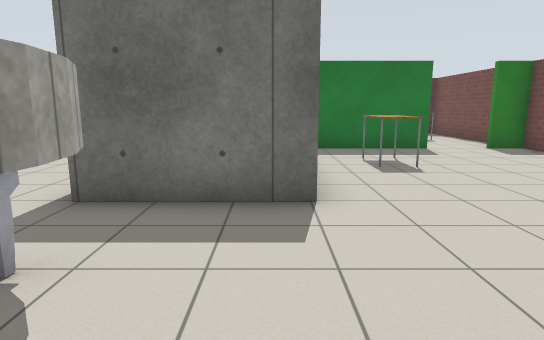
[1] (above)

24 first-person views from a walk through a Gazebo world. The camera is 1.2 m above the floor, tilts 10° down and sees 75° across. The lines on the ground mark 1 m squares. The floor is counted in squares, 1 m on a side. Each view is taken from the middle of a square. On the plan, view 1 faces up. The plan holds only what a view shows up to about 14 squares ahead; the rest is blank. The robots in the file are not drawn. Simple patterns stand in for the simulator's built-in surfaces. Some stock models are drawn as simple stand-ins. Some surface patterns are stand-ins.

[2]
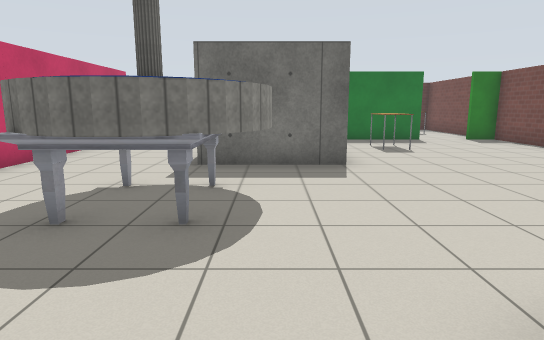

[3]
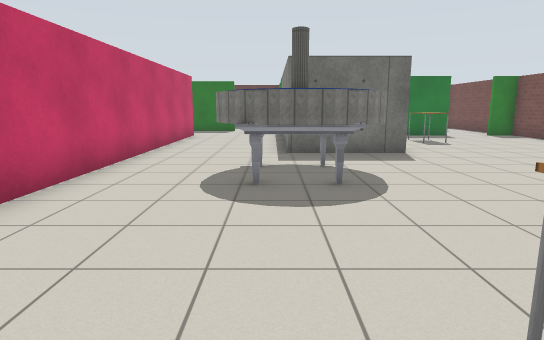

[4]
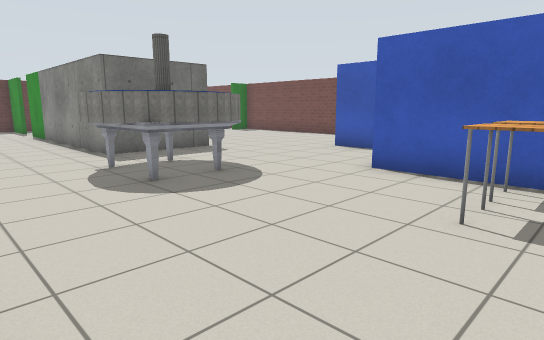

[5]
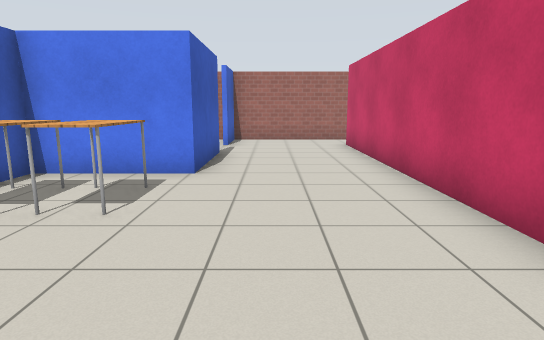

[6]
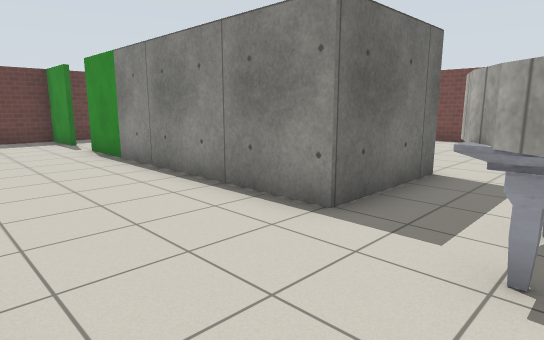

[7]
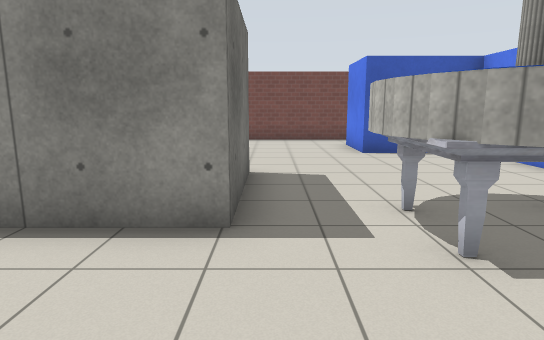

[8]
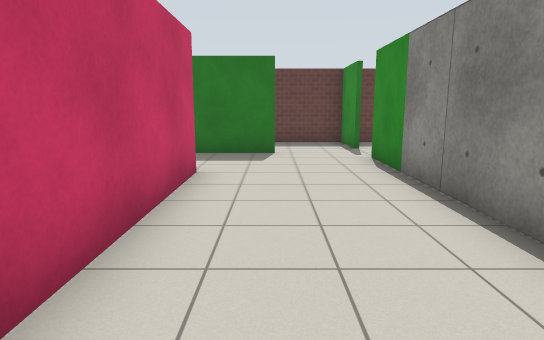

[9]
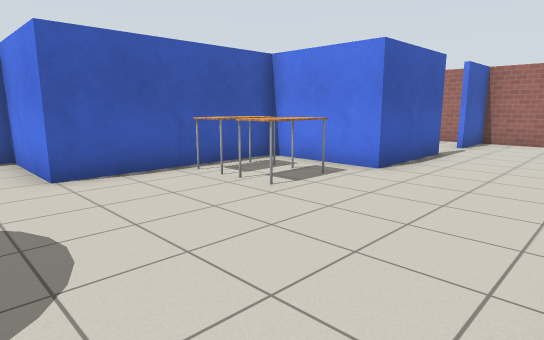

[10]
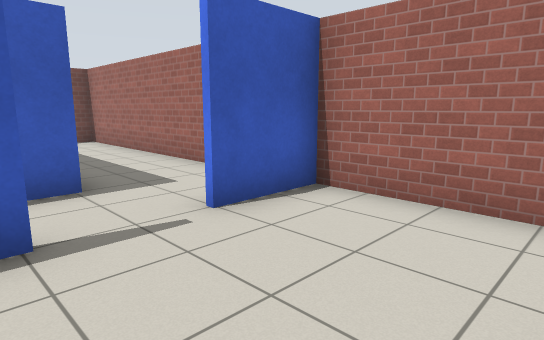

[11]
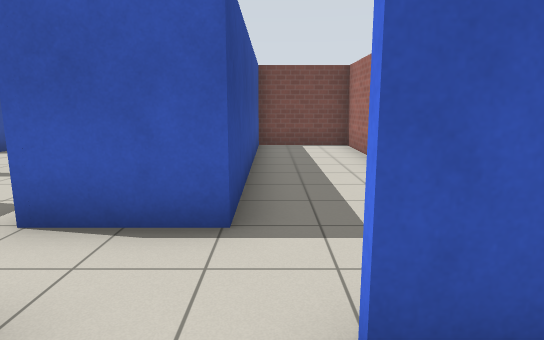

[12]
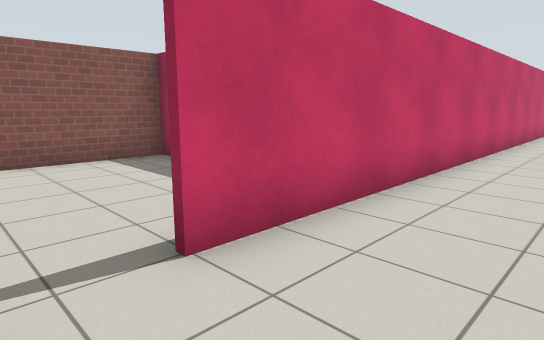

[13]
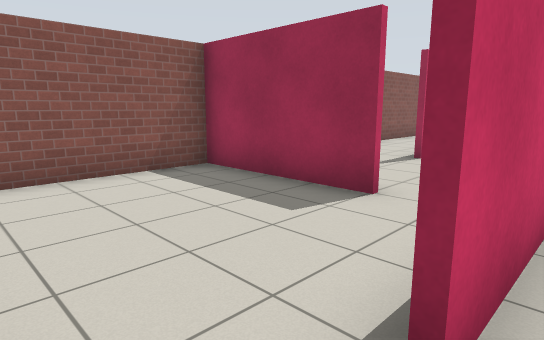

[14]
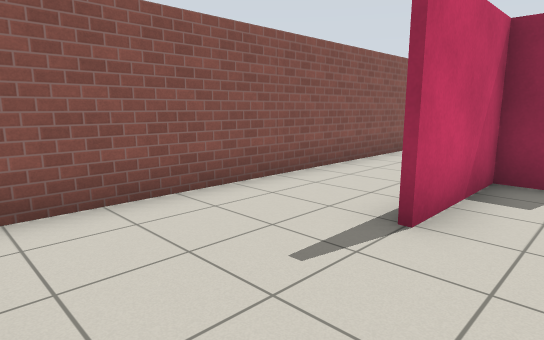

[15]
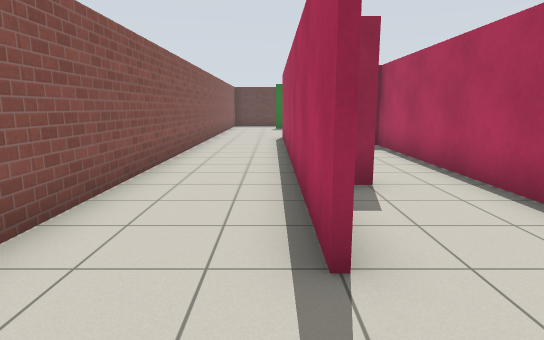

[16]
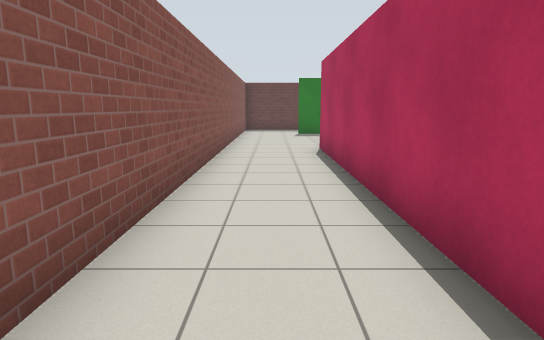

[17]
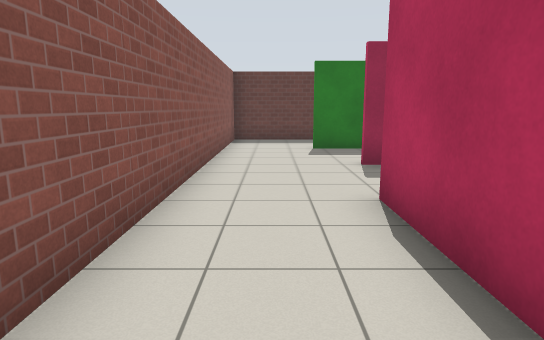

[18]
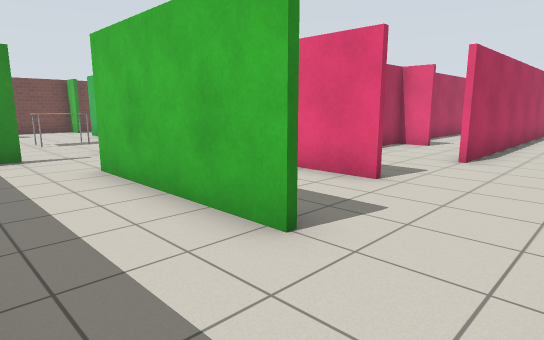

[19]
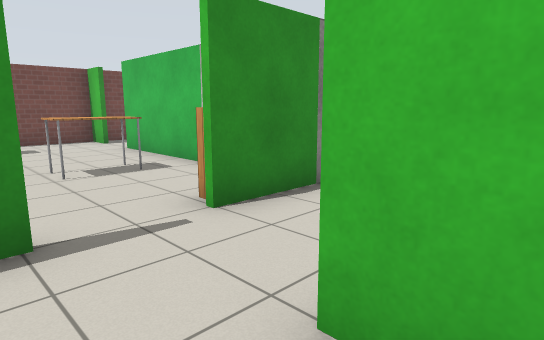

[20]
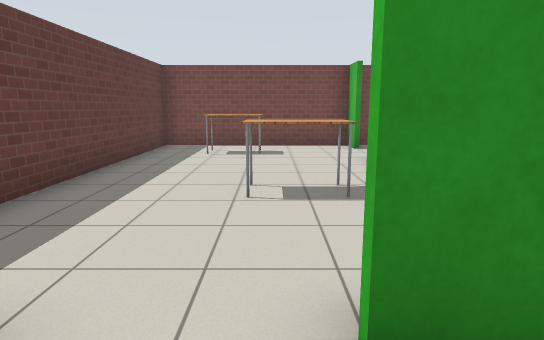

[21]
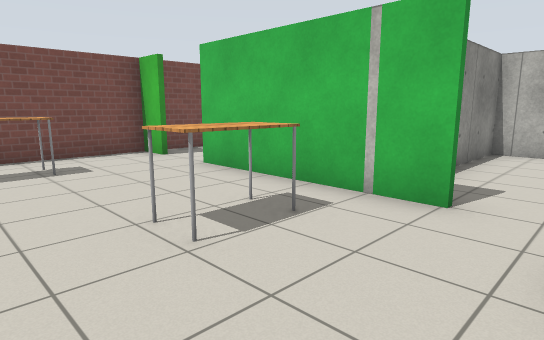

[22]
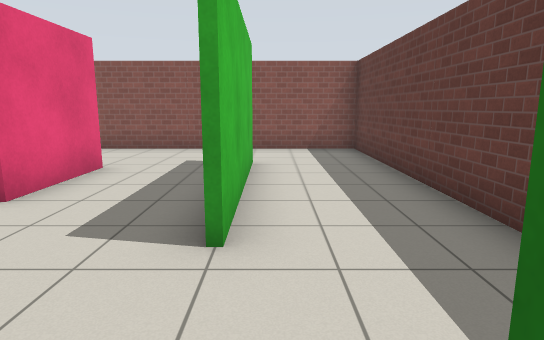

[23]
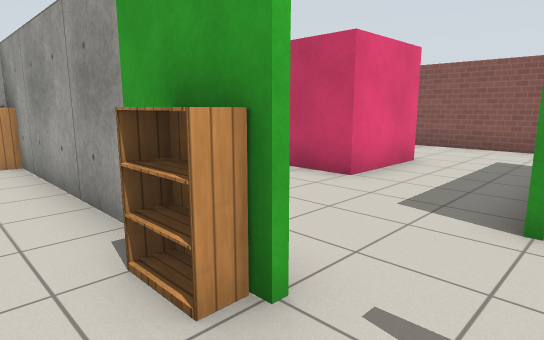

[24]
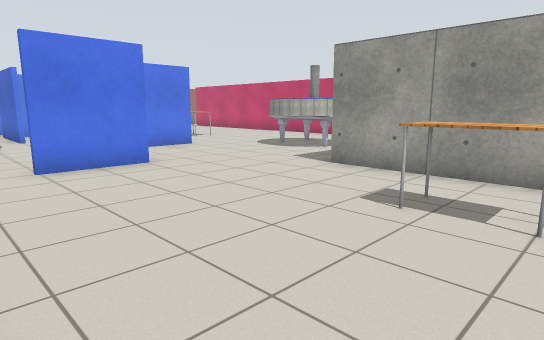

### Floor plan
Points are (right, up) in squares from view 1. A wall is a line through its corners. A room is listed if a view was taken in it or the views show most of it. See-through windows are left out.
Room 1 (views 1, 2, 3, 4, 5, 6, 7, 8, 9, 10, 11, 12, 13, 20, 24)
walls: (0.4, -3.6) (0.4, -1.4) (3.4, -1.4) (3.4, 1.6) (5.6, 1.6); (0.6, 8.2) (0.6, 4.4) (-2.6, 4.4) (-2.6, 12.6); (7.4, 1.1) (7.4, 10.5); (-2.6, -9.6) (-2.6, -6.4) (0.4, -6.4) (0.4, -5.4); (4.6, 10.4) (1.2, 10.4); (-6.4, 10.6) (-6.4, -11.6); (7.5, 10.4) (6.4, 10.4); (-6.9, -13.4) (-2.6, -13.4) (-2.6, -11.4)
ways out: opening at (-5.7, 12.3) to room 3; opening at (-3, 13.5) to room 4; opening at (5.5, 10) to room 4; opening at (-3, -10.5) to room 5; opening at (-7, -12.5); opening at (6.5, 1)
objects: fountain (-4, 0) to (-1, 3); table (-2, -5) to (-2, -4); table (-1, -5) to (0, -4); table (2, 7) to (3, 8)
Room 2 (views 14, 15, 16, 17)
walls: (-8.4, -1.6) (-9.4, -1.6) (-9.4, -4.6); (-9.6, -4.6) (-9.6, 7.6); (-6.6, -2.8) (-6.6, -1.6); (-12.4, 8.4) (-12.4, -7.5)
ways out: opening at (-11.5, 7.5) to room 3; opening at (-8, -2) to room 3; opening at (-8, -9)
Room 3 (views 18, 19)
walls: (-9.1, 10.6) (-6.4, 10.6); (-8.6, 10.4) (-9.1, 10.4); (-9.9, 13.6) (-4.9, 13.6); (-4.9, 13.4) (-9.9, 13.4); (-2.6, 14.4) (-2.6, 16.4) (-12.4, 16.4) (-12.4, 8.4); (-6.6, -1.6) (-6.6, 5.8)
ways out: opening at (-5.7, 12.3) to room 1; opening at (-11.5, 7.5) to room 2; opening at (-8, -2) to room 2
Room 4 (views 21, 22, 23)
walls: (-0.6, 10.6) (4.6, 10.6); (-2.4, 12.6) (-2.4, 4.5); (-1.3, 16.4) (-2, 16.4); (6.4, 10.6) (7.5, 10.6); (7.4, 10.5) (7.4, 16.4) (0.2, 16.4); (-0.7, 4.6) (0.4, 4.6) (0.4, 7.2)
ways out: opening at (-3, 13.5) to room 1; opening at (5.5, 10) to room 1
objects: bookshelf (-2, 5); bookshelf (-2, 12); table (1, 12) to (1, 13); table (5, 14) to (6, 15)
Room 5 (no view inside)
walls: (0.5, -13.4) (7.4, -13.4) (7.4, -10.6) (-0.6, -10.6) (-0.6, -9.6); (-2.2, -13.4) (-1.1, -13.4)
ways out: opening at (-3, -10.5) to room 1; opening at (-2, -9) to room 6
Room 6 (no view inside)
walls: (-0.6, -9.6) (-0.6, -8.4)
ways out: opening at (-2, -9) to room 5; opening at (-0.5, -8)

Positions as (right, up) in squares from view 1, and headings:
1: (0, 0), facing up
2: (-1, -3), facing up
3: (-3, -5), facing up
4: (-6, -5), facing up-right
5: (-4, 0), facing down
6: (-6, 2), facing up-right
7: (-6, 4), facing right
8: (-5, 4), facing up
9: (-6, 0), facing down-right
10: (-6, -9), facing down-right
11: (-4, -11), facing right
12: (-4, -13), facing up-left
13: (-6, -13), facing up-left
14: (-8, -8), facing up-left
15: (-10, -7), facing up
16: (-11, -3), facing up
17: (-11, 3), facing up
18: (-12, 16), facing down-right
19: (-6, 15), facing down-right
20: (-4, 13), facing right
21: (-2, 15), facing down-right
22: (-2, 14), facing left
23: (-1, 14), facing down-left
24: (7, 9), facing down-left
